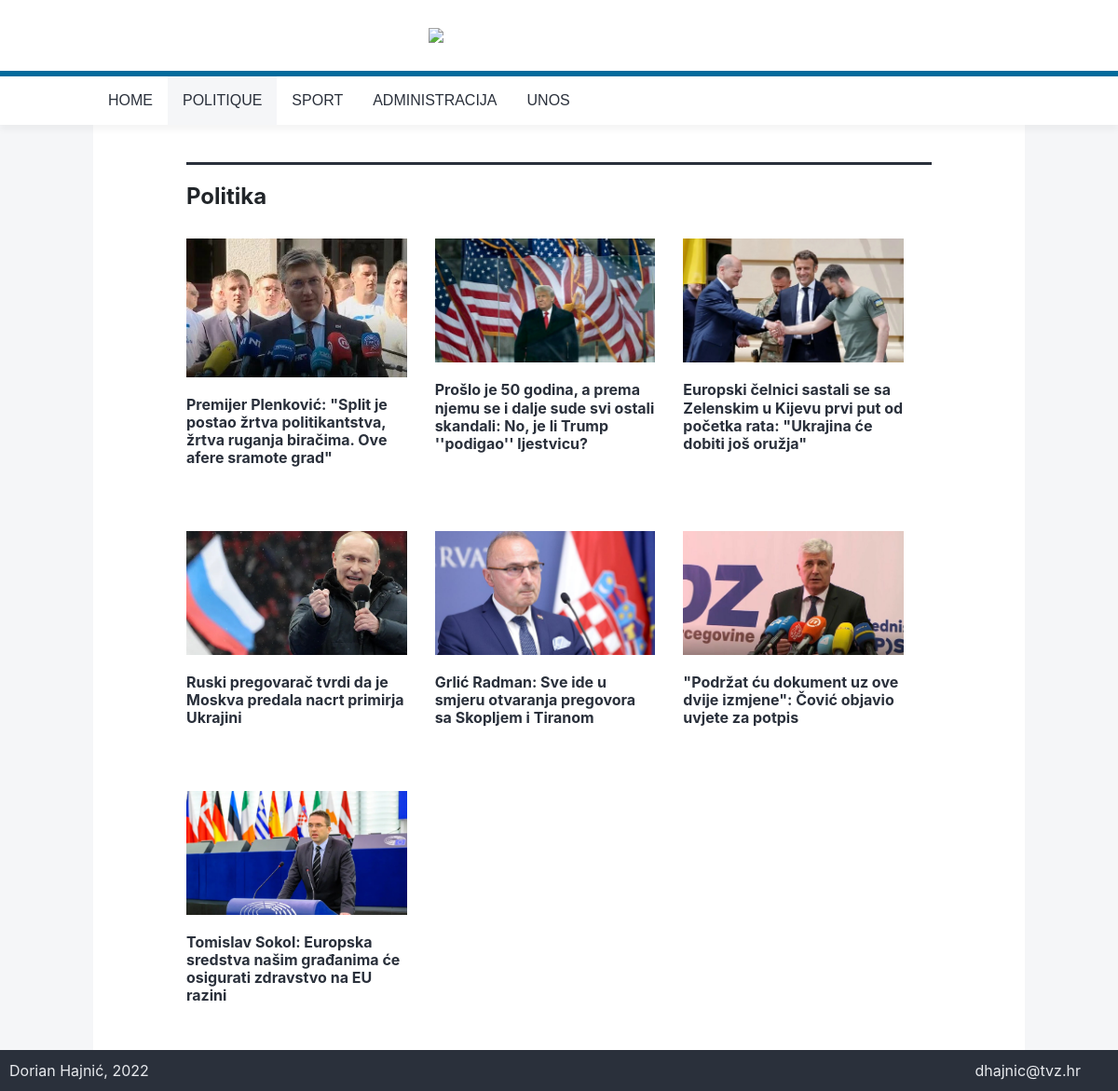
Page /projekt/sites/category.php?cat=Politika on the committed database.
### tables this page shows
CREATE TABLE `articles` (
  `id` int(11) NOT NULL,
  `title` varchar(150) NOT NULL,
  `date` date NOT NULL,
  `short_desc` text NOT NULL,
  `text` text NOT NULL,
  `image` varchar(50) NOT NULL,
  `category` varchar(50) NOT NULL,
  `archive` tinyint(1) NOT NULL
);

### projekt/sites/category.php (the view, shortened to what this page needs)
<!DOCTYPE html>
<html lang="en">
  <head>
    <?php
      $kategorija = $_GET['cat'];
    ?>
    <link href="../css/bootstrap.min.css" rel="stylesheet">
    <link href="../css/design.css" rel="stylesheet">
    <link href="//db.onlinewebfonts.com/c/d592bb492b28515987de431a85f70054?family=Marr+Sans+Cond+Web+Bold" rel="stylesheet" type="text/css"/>
  </head>
  <header>
    <div class="row">
      <div class="col-md-6 offset-md-3"><img src="../img/lemonde.png" class="logo"></div>
    </div>
  </header>
  <body>
    <nav>
      <ul class="nav">
          <li><a href="../index.php">HOME</a></li>
          <li><a <?php if($kategorija == "Politika") echo "class='active'"; ?> href="category.php?cat=Politika">POLITIQUE</a></li>
          <li><a <?php if($kategorija == "Sport") echo "class='active'"; ?> href="category.php?cat=Sport">SPORT</a></li>
          <li><a href="admin.php">ADMINISTRACIJA</a></li>
          <li><a href="unos.html">UNOS</a></li>
      </ul>
    </nav>
    <div class="content">
        <?php
        include 'connect.php';
        ?>
        <div class="category">
            <h1><?php echo $kategorija ?></h1>
            <div class="row">
                <?php
                    $query = "SELECT * FROM articles WHERE archive=0 AND category='".$kategorija."'";
                    $result = mysqli_query($dbc, $query);
                    while($row = mysqli_fetch_array($result)) {
                        echo'<div class="article col-md-4">';
                        echo '<a href="clanak.php?id='.$row['id'].'">';
                        echo '<img src="' . UPLPATH . $row['image'] . '">';
                        echo '<h2>';
                        echo $row['title'];
                        echo '</h2></a>';
                        echo '</div>';
                    }
                ?>
            </div>
        </div>
    </div>
  </body>
  <footer>
    <div class="row">
      <div class="col-md-2"><p>Dorian Hajnić, 2022</p></div>
      <div class="col-md-2 offset-md-8" ><p style="float:right">dhajnic@tvz.hr</p></div>
    </div>
  </footer>
</html>

### projekt/css/design.css (style rules this page uses)
.logo { width: 250px; display: block; margin-left: auto; margin-right: auto; margin-top: 30px; margin-bottom: 30px; }
nav { position: sticky; border-top: 0.4rem solid #026b9c; box-shadow: 0 0.4rem 0.4rem 0 rgb(0 0 0 / 4%); top: 0px; z-index: 1000; background-color: white; }
.nav { width: 1000px; list-style-type: none; margin: auto; padding: 0; overflow: hidden; background-color: white; }
.nav li { float: left; }
.nav li a { display: block; color: #2a303b; text-align: center; padding: 14px 16px; text-decoration: none; font-family: din-condensed, sans-serif; }
.active { background-color: #f5f6f8; }
header { background-color: white; }
body { background-color:#f5f6f8; }
footer { width: 100%; bottom: 0; color: #e8eaee; background-color: #2a303b; position: relative; }
footer p { margin: 10px; }
.content { margin: auto; padding-top: 40px; width: 1000px; background-color: white; }
.category { margin: auto; width: 800px; border-top: 0.2rem solid #2a303b; }
.content h1 { font-size: 24px; font-weight: bold; margin-top: 20px; margin-bottom: 10px; }
.article { margin-top: 20px; margin-bottom: 20px; }
.article h2 { font-size: 16px; font-weight: bold; color: #2a303b; padding-top: 20px; padding-bottom: 20px; }
.article img { width:100%; }
.row { max-width: 100%; }

### rows in the picture
articles: image (picture), title "Premijer Plenković: \"Split je postao žrtva politikantstva, žrtva ruganja biračima. Ove afere sramote grad\""
articles: image (picture), title "Prošlo je 50 godina, a prema njemu se i dalje sude svi ostali skandali: No, je li Trump ''podigao'' ljestvicu?"
articles: image (picture), title "Europski čelnici sastali se sa Zelenskim u Kijevu prvi put od početka rata: \"Ukrajina će dobiti još oružja\""
articles: image (picture), title "Ruski pregovarač tvrdi da je Moskva predala nacrt primirja Ukrajini"
articles: image (picture), title "Grlić Radman: Sve ide u smjeru otvaranja pregovora sa Skopljem i Tiranom"
articles: image (picture), title "\"Podržat ću dokument uz ove dvije izmjene\": Čović objavio uvjete za potpis"
articles: image (picture), title "Tomislav Sokol: Europska sredstva našim građanima će osigurati zdravstvo na EU razini"

### other values in the picture
$kategorija "Politika"
